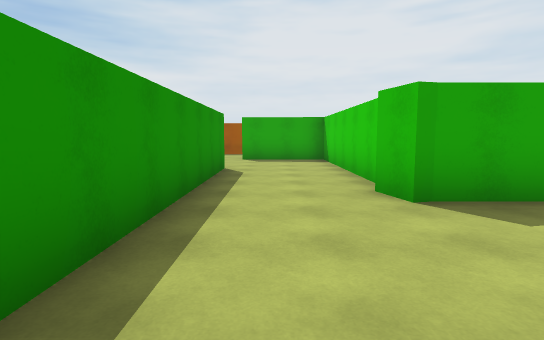
[1] (above)

17 first-person views from a walk through a Unity game level. The camera is 1.5 m above the floor, tilts 6° down and sees 80° across. The floor is counted in squares, 2 m on a side. Each view is taken from the middle of a square. On the plan, view 1 faces up. The plan holds only what a view shows up to about 11 squares ahead; the rest is blank. The place goes on beyond the plan. The player is left out.

[2]
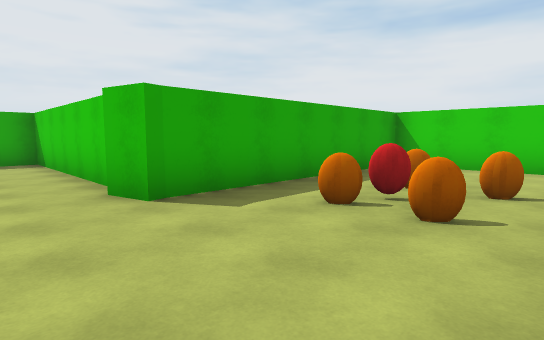

[3]
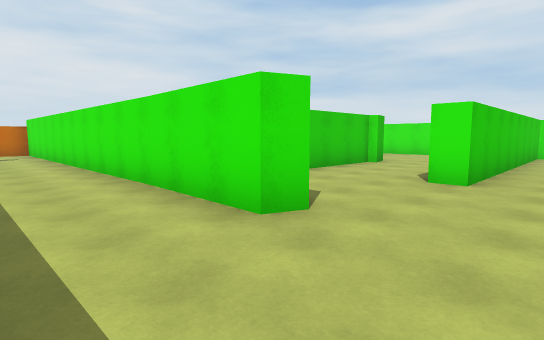

[4]
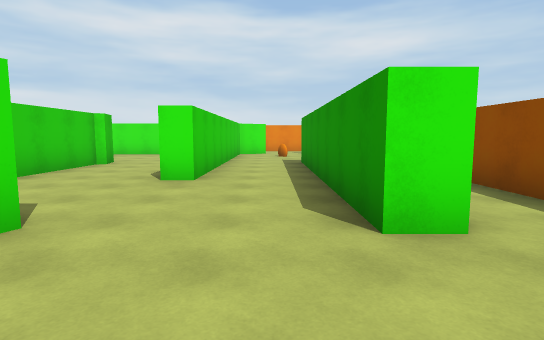

[5]
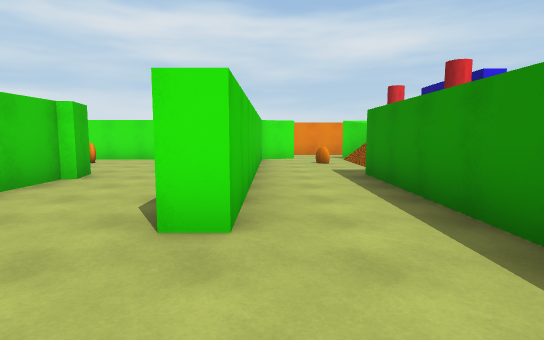

[6]
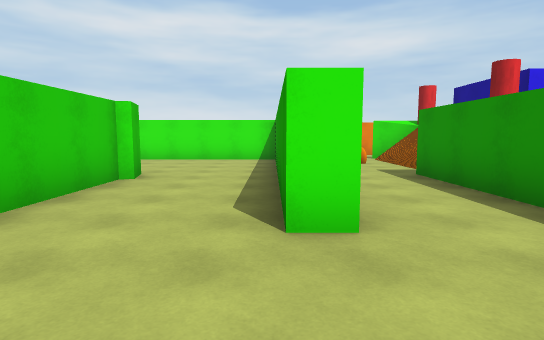

[7]
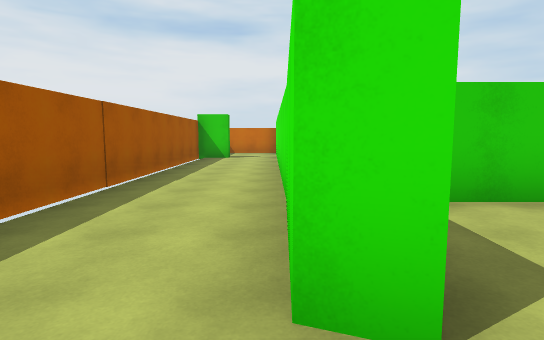

[8]
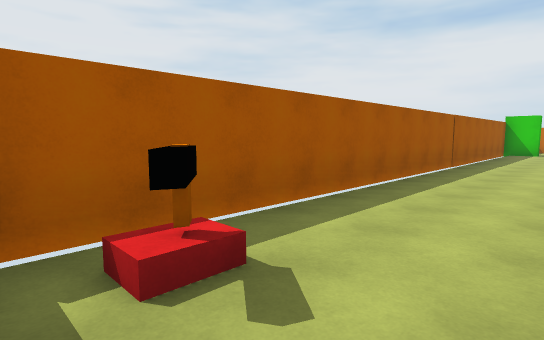

[9]
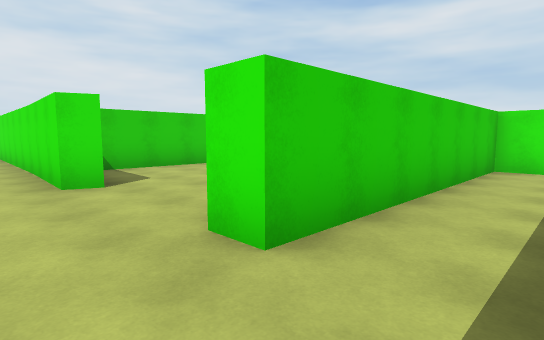

[10]
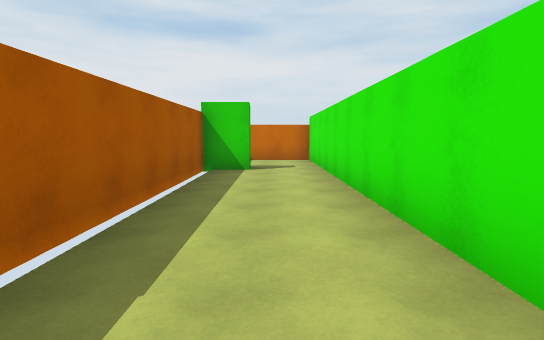

[11]
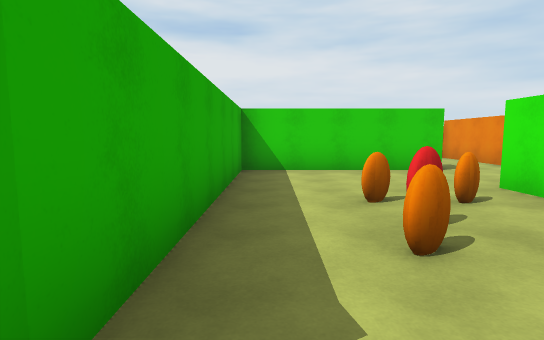

[12]
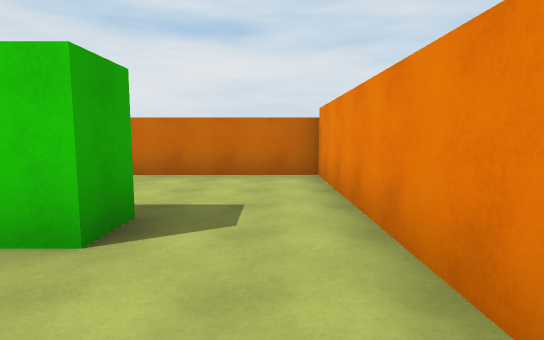

[13]
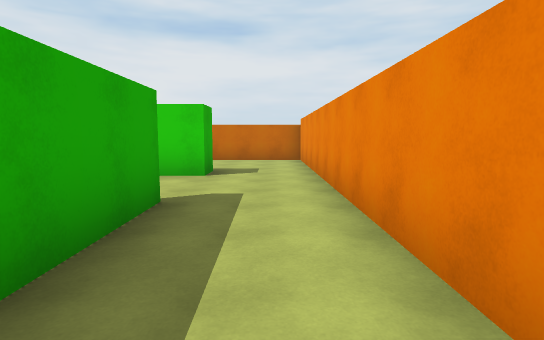

[14]
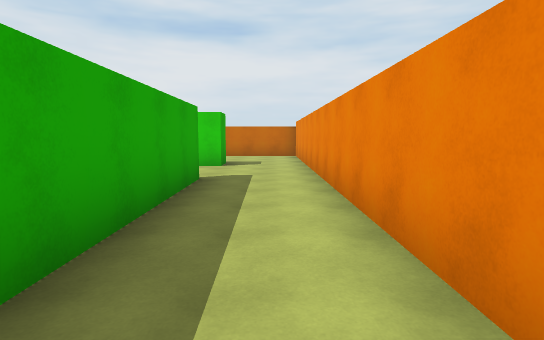

[15]
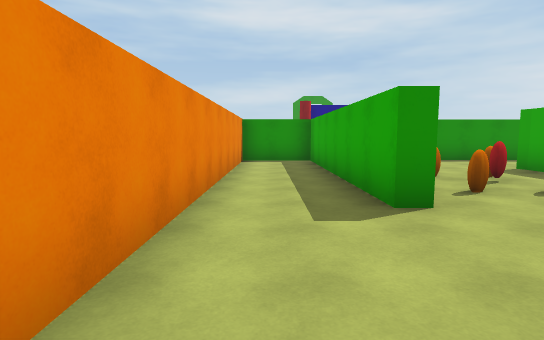

[16]
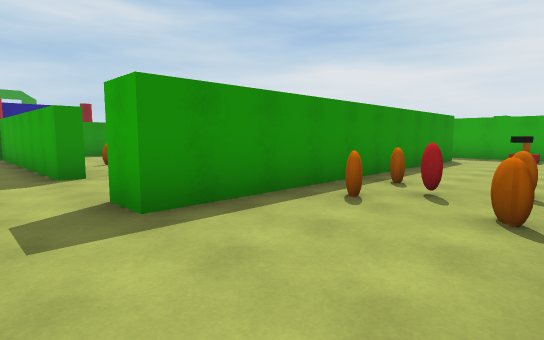

[17]
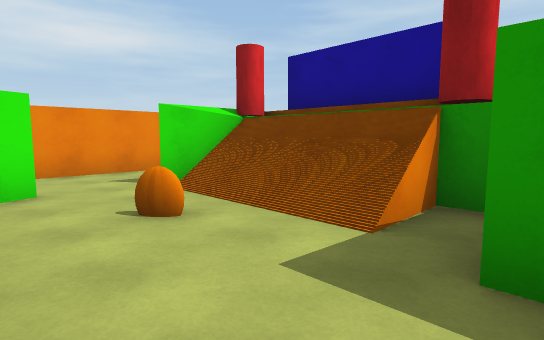

### Floor plan
Key: @ floor where view 1 was taken; # wall or solid block; x gap in a wall; . floor; / step, stairs or slope; = window, fence, low wall or low ledge; C red cylinder; O other object.
Columns run from 7 left of view 1 to 13 right of it. Each row starts with its distance up from view 1.
 14  #################
 13  /O..............#  #
 12  /..................#
 11  /.....##############
 10  /.#.....#
  9  /.#.....#
  8  /.#.....#
  7  /.#..#..#
  6  /.#..#..#
  5   .#..#..#
  4   ##..#..########
  3 ###...#........##
  2 #//...#...#x#..##
  1 #//.=.#...#....######
  0 #C/...#@.......##...#
 -1  x=..########.......#
 -2   ... #.............#
 -3   ###################

Where each view was taken, in squares from view 1:
view 1: 0 up, 0 right, facing up
view 2: 0 up, 0 right, facing up-right
view 3: 13 up, 3 left, facing down-right
view 4: 13 up, 3 left, facing down
view 5: 10 up, 2 left, facing down
view 6: 10 up, 1 left, facing down
view 7: 11 up, 2 left, facing right
view 8: 11 up, 6 left, facing up-right
view 9: 12 up, 6 left, facing down-right
view 10: 12 up, 2 right, facing right
view 11: 3 up, 1 right, facing right
view 12: 2 down, 6 right, facing right
view 13: 2 down, 2 right, facing right
view 14: 2 down, 0 right, facing right
view 15: 2 down, 9 right, facing left
view 16: 2 down, 12 right, facing up-left
view 17: 4 up, 2 left, facing down-left
